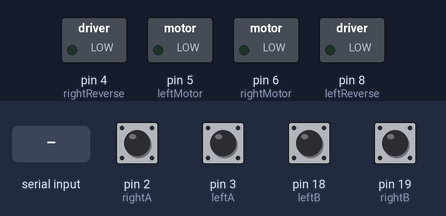
Simulated run of this sketch. Board: Arduino Uno, built with avr-gcc and run on an emulated ATmega328P. Parts: switched loads named in the sketch (green lamp = pin HIGH). Inputs (shaded band) come from the test bench; at power-on: pin 2 (rightA), pin 3 (leftA), pin 18 (leftB), pin 19 (rightB) LOW. What the sketch prints to the serial monitor is not drawn.

Above: at 1.3 s.
1.4 s: byte 127 (127) received over Serial
At 1.46 s:
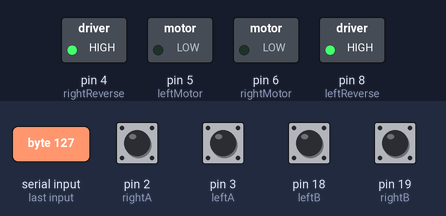
At 1.9 s:
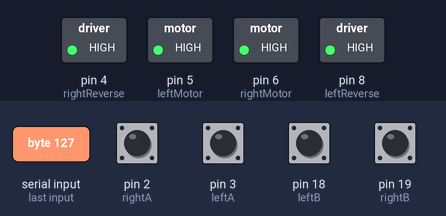
3.0 s: pin 2 (rightA) pulled HIGH for 0.15 s
4.6 s: pin 3 (leftA) pulled HIGH for 0.15 s
6.2 s: pin 2 (rightA) pulled HIGH for 1 s
8.7 s: pin 3 (leftA) pulled HIGH for 1 s
11.2 s: pin 2 (rightA) driven HIGH and pin 3 (leftA) driven HIGH
Timing chart, 0 to 14.0 s (numbered marks = the images above; inputs shaded):
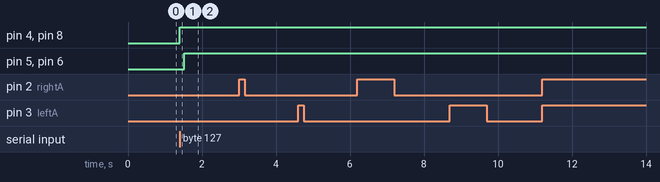

The sketch:

ATV_Arduino_Mega.ino
```cpp
int rightMotor = 6;
int leftMotor = 5;
int rightA = 2;
int leftA = 3;
int rightB = 19; //Previosly, it was 10
int leftB = 18 ; // 11
int rightReverse = 4;
int leftReverse = 8;

int currentRight = A0;
int currentLeft = A1;

int currLeftValue = 0;
int currRightValue = 0;
int r_val = 0;
int l_val = 0;

volatile long r_count = 0;
volatile long l_count = 0;
volatile int count_flag = 0;

long r_count_old = 0;
long l_count_old = 0;
long newtime = 0;
long oldtime = 0;
long r_vel;
long l_vel;

long difftime=0;
long diffcount=0;

byte byteRead;
int r_dir = 0;
int l_dir = 0;
int r_pwm = 0;
int l_pwm = 0;

//Check if any new serial input
boolean inputSerial=false;

void setup() {
  pinMode(rightA, INPUT);
  pinMode(rightB, INPUT);
  pinMode(leftA, INPUT);
  pinMode(leftB, INPUT);
  pinMode(rightMotor, OUTPUT);
  pinMode(leftMotor, OUTPUT);
  pinMode(rightReverse, OUTPUT);
  pinMode(leftReverse, OUTPUT);
  attachInterrupt(0, r_isrA, CHANGE);
  attachInterrupt(4, r_isrB, CHANGE);
  attachInterrupt(1, l_isrA, CHANGE);
  attachInterrupt(5, l_isrB, CHANGE);
  Serial.begin(57600);
  inputSerial=false;
}

void loop() {

  if(inputSerial)
  {
    digitalWrite(leftReverse, l_dir);
    digitalWrite(rightReverse, r_dir);
    delay(125);


    analogWrite(leftMotor, l_pwm);
    analogWrite(rightMotor, r_pwm);

    inputSerial=false;
  }

  newtime = millis();
  l_vel = (l_count-l_count_old) * 1000 /(newtime-oldtime);
  r_vel = (r_count-r_count_old) * 1000 /(newtime-oldtime);
  diffcount = r_count-r_count_old;
  difftime = newtime-oldtime;
  oldtime = newtime;
  r_count_old = r_count;
  l_count_old = l_count;

  // PROTOCOL
  // 127-255-RCNT_MSB-RCNT_LSB-LCNT_MSB-LCNT_LSB-RVEL_MSB-RVEL_LSB-LVEL_MSB-LVEL_LSB

  Serial.write(127); // start byte
  Serial.write(255);
  //Serial.write(outputPitch);
  //Serial.write(outputRoll);
  outputBytes(r_count);
  outputBytes(l_count);
  outputBytes(r_vel);
  outputBytes(l_vel);
  Serial.write(currRightValue);
  Serial.write(currLeftValue);
  //Serial.println(difftime);
  //Serial.println(diffcount);

  delay(200);
}


void serialEvent()
{
  if(Serial.available()) {


    byteRead = Serial.read();
    if (byteRead == 127)
    {
      l_dir = Serial.read();
      l_pwm = Serial.read();  //reference input speed
      r_dir = Serial.read();
      r_pwm = Serial.read();  //reference input speed

      inputSerial=true;
    }
  }


}

void r_isrA()
{
  r_val = digitalRead(rightA);
  if (digitalRead(rightB) == r_val)
    r_count = r_count + 1;
  else
    r_count = r_count - 1;
}

void r_isrB()
{
  r_val = digitalRead(rightA);
  if (digitalRead(rightB) == r_val)
    r_count = r_count - 1;
  else
    r_count = r_count + 1;
}

void l_isrA()
{
  l_val = digitalRead(leftA);
  if (digitalRead(leftB) == l_val)
    l_count = l_count + 1;
  else
    l_count = l_count - 1;
}

void l_isrB()
{
  l_val = digitalRead(leftA);
  if (digitalRead(leftB) == l_val)
    l_count = l_count - 1;
  else
    l_count = l_count + 1;
}

void outputBytes(int value){
  int MSB;
  int LSB;

  MSB = value >> 8;
  LSB = value & 0b0000000011111111;

  Serial.write(MSB);
  Serial.write(LSB);
}
```

Measured:
- after the input at 1.4 s, pin 4 (rightReverse), pin 8 (leftReverse): LOW → HIGH at once; pin 5 (leftMotor), pin 6 (rightMotor): LOW → HIGH after 0.13 s
- after the input at 3.0 s, every drawn part: stays the same
- after the input at 4.6 s, every drawn part: stays the same
- after the input at 6.2 s, every drawn part: stays the same
- after the input at 8.7 s, every drawn part: stays the same
- after the input at 11.2 s, every drawn part: stays the same
